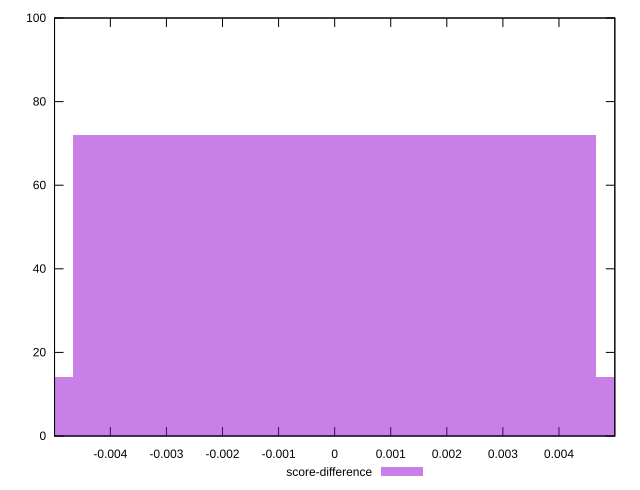

The gnuplot source for this figure:
reset

$scoreDifference <<EOF
0 72
0.009315318093631932 14
-0.009315318093631932 14
EOF

set key outside below
set boxwidth 0.009315318093631932
set xrange [-0.004995287866289333:0.004995902450594225]
set yrange [0:100]
set trange [0:100]
set style fill transparent solid 0.5 noborder
set terminal svg size 640, 490 enhanced background rgb 'white'
set output "report_00008_2021-01-22T20:58:29.167/largest-contentful-paint/samples/pages+cached+noexternal+nofonts+nosvg+noimg/score-difference/histogram.svg"

plot $scoreDifference title "score-difference" with boxes

reset
